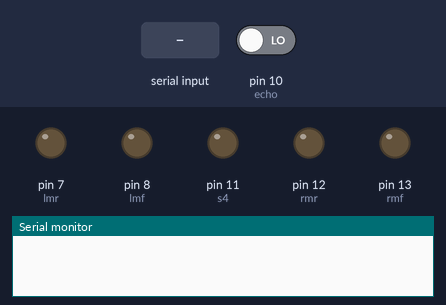
This sketch was run on a simulated Arduino Uno, built with avr-gcc and run on an emulated ATmega328P. On the bench: output pins drawn as LEDs (lit = HIGH), the last lines printed to the serial monitor. The inputs (shaded band) are chosen by the test bench; at power-on: pin 10 (echo) LOW. Pins used as bus, display or sensor lines are not drawn.

Above: at 1.2 s.
1.3 s: "w" received over Serial
At 2.2 s:
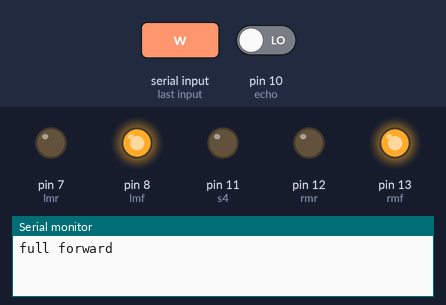
2.8 s: "a" received over Serial
At 3.3 s:
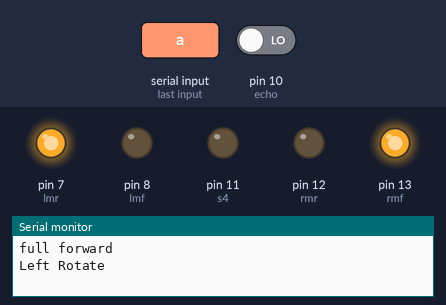
4.3 s: "d" received over Serial
At 5.5 s:
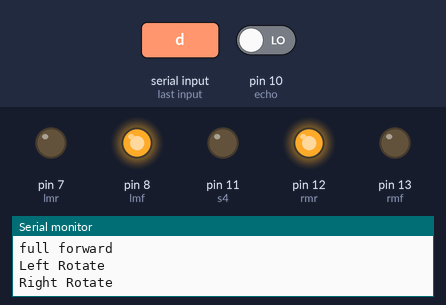
5.8 s: "s" received over Serial
At 6.8 s:
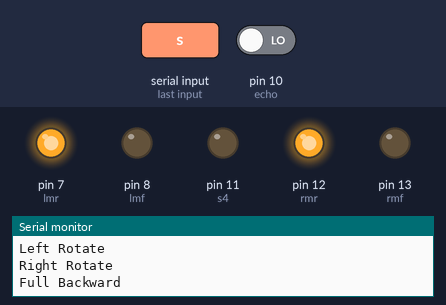
7.3 s: "q" received over Serial
At 8.0 s:
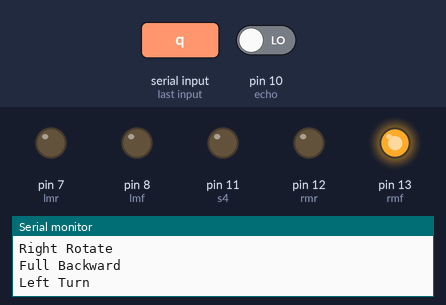
8.8 s: "e" received over Serial
At 9.1 s:
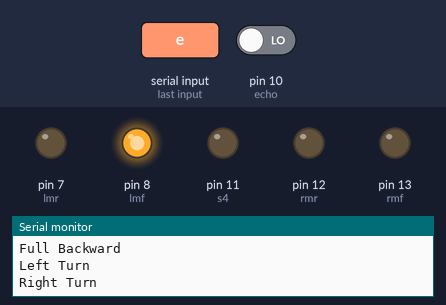
Timing chart, 0 to 11.3 s (numbered marks = the images above; inputs shaded):
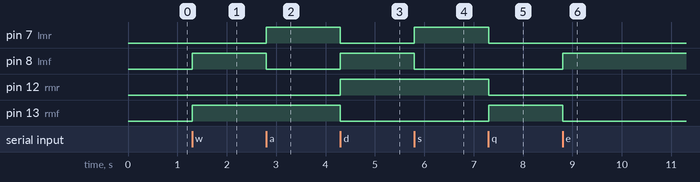

Measured:
- after the input at 1.3 s, pin 8 (lmf), pin 13 (rmf): LOW → HIGH at once
- after the input at 2.8 s, pin 7 (lmr): LOW → HIGH at once; pin 8 (lmf): HIGH → LOW at once
- after the input at 4.3 s, pin 7 (lmr), pin 13 (rmf): HIGH → LOW at once; pin 8 (lmf), pin 12 (rmr): LOW → HIGH at once
- after the input at 5.8 s, pin 7 (lmr): LOW → HIGH at once; pin 8 (lmf): HIGH → LOW at once
- after the input at 7.3 s, pin 7 (lmr), pin 12 (rmr): HIGH → LOW at once; pin 13 (rmf): LOW → HIGH at once
- after the input at 8.8 s, pin 8 (lmf): LOW → HIGH at once; pin 13 (rmf): HIGH → LOW at once

The sketch:

WASD_Code.ino
```cpp
byte i=0;
int lmf=8;
int rmf=13;
int lmr=7;
int rmr=12;
int ir1=2;
int ir2=3;
int s1=5;
int s2=6;
int s3=9;
int s4=11;
int duration;
int dist;
#define echo 10
#define trigger 4
void setup() {
  // put your setup code here, to run once:
Serial.begin(9600);
pinMode(lmr,OUTPUT);
pinMode(rmr,OUTPUT);
pinMode(rmf,OUTPUT);
pinMode(lmf,OUTPUT);
pinMode(ir1,INPUT);
pinMode(ir2,INPUT);
pinMode(s1,OUTPUT);
pinMode(s2,OUTPUT);
pinMode(s3,OUTPUT);
pinMode(s4,OUTPUT);
pinMode(trigger,OUTPUT);
pinMode(echo,INPUT);
}

void loop() {
  // put your main code here, to run repeatedly:
digitalWrite(trigger,LOW);
  delay(10);
  digitalWrite(trigger,HIGH);
  delay(10);
  digitalWrite(trigger,LOW);
  duration = pulseIn(echo,HIGH);
  dist = (duration/2) / 29.1;
  /*Serial.print(dist);
    Serial.println(" cm");*/ //use only when serial.read is not being used...dist is the data from the hcsr05
while(Serial.available()==0) {}
  i=Serial.read();
  if(i==119)
  {
    Serial.println("full forward");
    digitalWrite(lmf,HIGH);
    digitalWrite(rmf,HIGH);
    digitalWrite(lmr,LOW);
    digitalWrite(rmr,LOW);
  }
  else if(i==97)
  {
    Serial.println("Left Rotate");
    digitalWrite(lmf,LOW);
    digitalWrite(rmf,HIGH);
    digitalWrite(lmr,HIGH);
    digitalWrite(rmr,LOW);
  }
  else if(i==100)
  {
    Serial.println("Right Rotate");
    digitalWrite(lmf,HIGH);
    digitalWrite(rmf,LOW);
    digitalWrite(lmr,LOW);
    digitalWrite(rmr,HIGH);
  }
  else if(i==115)
  {
    Serial.println("Full Backward");
    digitalWrite(lmf,LOW);
    digitalWrite(rmf,LOW);
    digitalWrite(lmr,HIGH);
    digitalWrite(rmr,HIGH);
  }
  else if(i==113)
  {
    Serial.println("Left Turn");
    digitalWrite(lmf,LOW);
    digitalWrite(rmf,HIGH);
    digitalWrite(lmr,LOW);
    digitalWrite(rmr,LOW);
  }
  else if(i==101)
  {
    Serial.println("Right Turn");
    digitalWrite(lmf,HIGH);
    digitalWrite(rmf,LOW);
    digitalWrite(lmr,LOW);
    digitalWrite(rmr,LOW);
  }
   else if(i==32)
  {
    Serial.println("All Stop");
    digitalWrite(lmf,LOW);
    digitalWrite(rmf,LOW);
    digitalWrite(lmr,LOW);
    digitalWrite(rmr,LOW);
  }
  }
```
